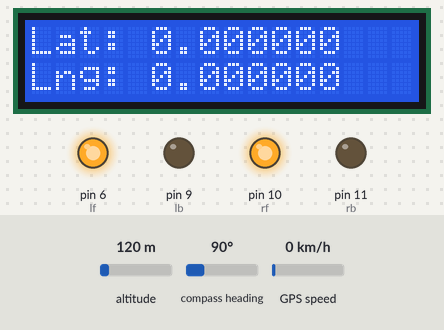
The sketch below on a simulated Arduino Uno, built with avr-gcc and run on an emulated ATmega328P. Shown: 16×2 character LCD, output pins drawn as LEDs (lit = HIGH). The test bench sets the inputs (shaded band); at power-on: altitude 120 m, compass heading 90°, GPS speed 0 km/h. The GPS gets a fix after 3 s at 37.7749, -122.4194 with 8 satellites; what the sketch prints to the serial monitor is not drawn.

Above: at 1.2 s.
At 3.2 s:
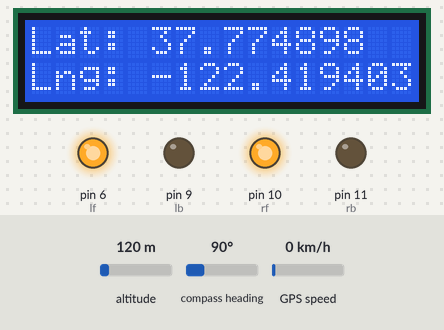

The sketch:

mars.ino
```cpp
#include <TinyGPSPlus.h>
#include <SoftwareSerial.h>

int rf = 10, rb = 11, lf = 6, lb = 9;
int trig = 7, echo = 8;

static const int RXPin = 4, TXPin = 3;
static const uint32_t GPSBaud = 9600;
#include <LCD_I2C.h>

LCD_I2C lcd(0x27, 16, 2);
TinyGPSPlus gps;

// The serial connection to the GPS device
SoftwareSerial ss(RXPin, TXPin);

// Real vals
uint8_t rhr;
uint8_t rmn;
uint8_t rsc;
double rlon;
double rlat;

int sonicSense()
{
    digitalWrite(trig, LOW);
    delayMicroseconds(2);
    digitalWrite(trig, HIGH);
    delayMicroseconds(10);
    digitalWrite(trig, LOW);
    int duration = pulseIn(echo, HIGH, 300000);
    int distance = duration * 0.034 / 2; // cm
    return distance;
}

void moveForward()
{
    digitalWrite(rf, HIGH);
    digitalWrite(rb, LOW);
    digitalWrite(lf, HIGH);
    digitalWrite(lb, LOW);
}

void moveBackward()
{
    digitalWrite(rf, LOW);
    digitalWrite(rb, HIGH);
    digitalWrite(lf, LOW);
    digitalWrite(lb, HIGH);
}

void turnRight()
{
    digitalWrite(rf, LOW);
    digitalWrite(rb, HIGH);
    digitalWrite(lf, HIGH);
    digitalWrite(lb, LOW);
}

void turnLeft()
{
    digitalWrite(rf, HIGH);
    digitalWrite(rb, LOW);
    digitalWrite(lf, LOW);
    digitalWrite(lb, HIGH);
}
void setup()
{
    pinMode(rf, OUTPUT);
    pinMode(rb, OUTPUT);
    pinMode(lf, OUTPUT);
    pinMode(lb, OUTPUT);
    pinMode(trig, OUTPUT);
    pinMode(echo, INPUT);

    Serial.begin(9600);
    moveForward();
    delay(1000);

    lcd.begin();
    lcd.backlight();
    lcd.setCursor(0, 0);

    ss.begin(GPSBaud);
    digitalWrite(rf, HIGH);
    digitalWrite(lf, HIGH);
}

int d;

void loop()
{
    while (ss.available() > 0)
        if (gps.encode(ss.read()))
            lcd.clear();
            Serial.println(gps.location.lat(), 6);
            Serial.println(gps.location.lng(), 6);
            lcd.setCursor(0, 0);
            lcd.print("Lat: ");
            lcd.print(gps.location.lat(), 6);
            lcd.setCursor(0, 1);
            lcd.print("Lng: ");
            lcd.print(gps.location.lng(), 6);


    if (millis() > 5000 && gps.charsProcessed() < 10)
    {
        Serial.println(F("No GPS detected: check wiring."));
        lcd.setCursor(16, 0);
        lcd.print("!");
        delay(500);
    }

    // Serial.println(sonicSense());
    // return;
    //    d = sonicSense();
    // if (d < 0) return;
    /**Serial.println("Distance: " + String(d) + " cm");
    lcd.setCursor(0, 0);
    lcd.print("Distance: ");
    lcd.print(d);
    lcd.print("     ");
    if (d > 100)
    {
        Serial.println("Searching....");
        turnLeft();
        delay(100);
    }
    else
    {
        Serial.println("Moving forward....");
        moveForward();
        delay(100);
    }*/
}
```

Measured:
- what the display in image 0 shows lasts 2.1 s, from 1.1 s to 3.2 s
